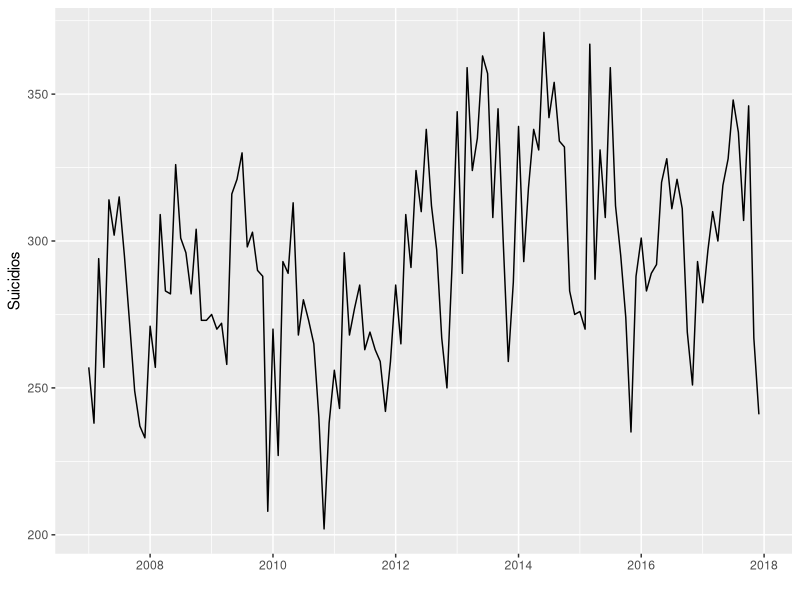
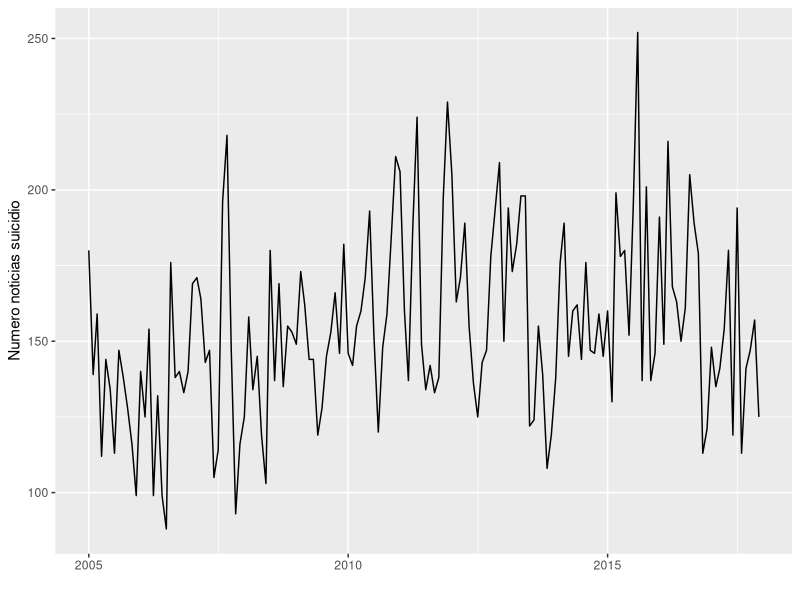
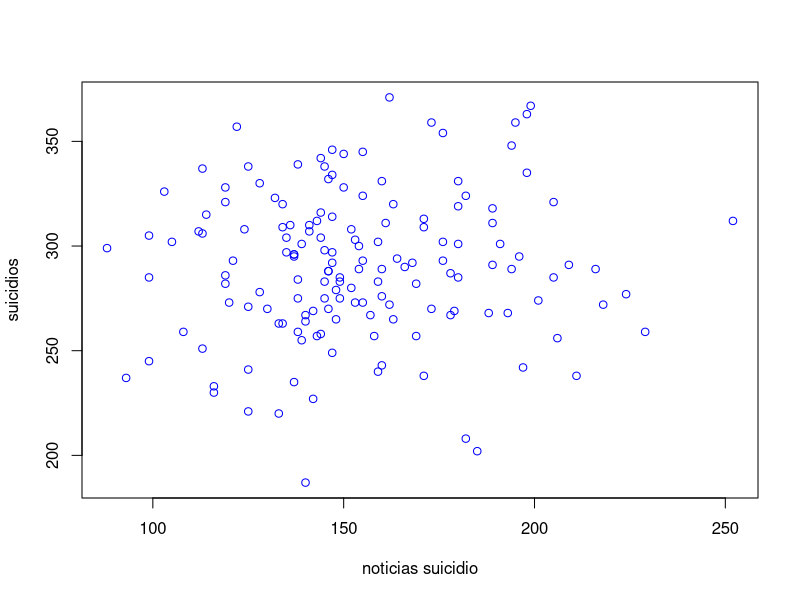
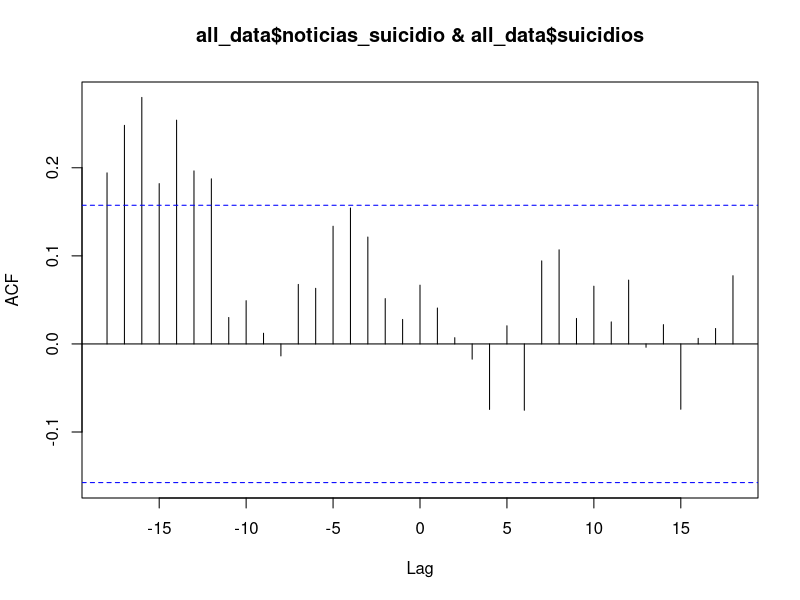

Write R code to recreate these figures, in order.
ine_data <- read.csv("./procesado_suicidio_edad_ambos_hasta_2007.csv",  header=TRUE, sep=";")
scraping_data_filtered <- read.csv("./scraped_news_suicide_data_sorted_2017_2007_filtrado_no_outliers.csv",  header=TRUE, sep=";")
all_data <- read.csv("./all_2007-2017_no_outliers.csv",  header=TRUE, sep=";")
# Installation
# install.packages('ggplot2')
# Loading
library(ggplot2)
#ine_data$month_code<- as.Date(ine_data$month_code , "%Y/%m/%d")
#install.packages('lubridate')
library(lubridate)
ine_data$month_code <- ymd(ine_data$month_code)
scraping_data_filtered$month_code <- ymd(scraping_data_filtered$month_code)
  
ggplot(ine_data, aes(month_code, todas_edades)) + geom_line() + xlab("") + ylab("Suicidios")

ggplot(scraping_data_filtered, aes(month_code, number_of_suicide_news)) + geom_line() + xlab("") + ylab("Numero noticias suicidio")


plot(all_data$noticias_suicidio, all_data$suicidios, col = "blue", main = "", xlab = "noticias suicidio", ylab = "suicidios")
lm(all_data$noticias_suicidio ~ all_data$suicidios)
abline(lm(all_data$noticias_suicidio ~ all_data$suicidios))

# Pearson correlation: not significative, although it is not the best method since we are
# working with temporal series

cor(all_data$noticias_suicidio, all_data$suicidios)

# https://github.com/AnaBPazos/AlterCorr/blob/master/R/AlterCorrM.R

# Kendall test (non parametric test, alternative to pearson)
cor.test(all_data$suicidios, all_data$noticias_suicidio, method = "kendall")
# it is significative but we can not fully trust it since we are working with time series


# cross-correlation of TIME SERIES
ccf(all_data$noticias_suicidio, all_data$suicidios)

# interpretation 
# https://support.minitab.com/en-us/minitab/18/help-and-how-to/modeling-statistics/time-series/how-to/cross-correlation/interpret-the-results/all-statistics-and-graphs/

# threadshole
2/sqrt(length(all_data$noticias_suicidio) - 15)

# example ->
# https://nwfsc-timeseries.github.io/atsa-labs/sec-tslab-correlation-within-and-among-time-series.html

# in our case: We find that suicide cases are relatively high after a periode of 10 to 20 months of higher number of news
